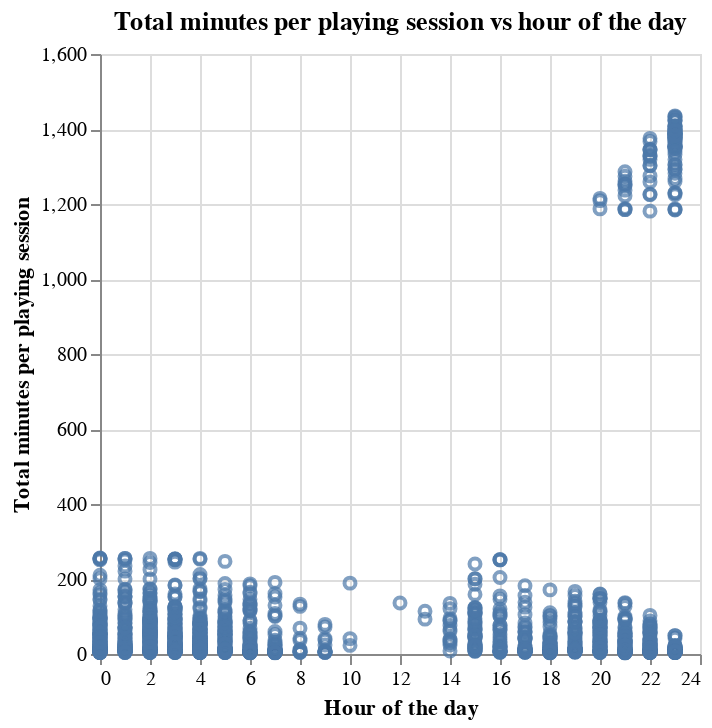

The cell this chart's notebook holds for it:
### Code cell
minutes_played_scatter = alt.Chart(sessions_data).mark_point().encode(
    x=alt.X("start_hour").title("Hour of the day"),
    y=alt.Y("time_played_mins").title("Total minutes per playing session")
).properties(title="Total minutes per playing session vs hour of the day")
minutes_played_scatter

### Figure 1 — Vega specification as saved in the notebook (floating-point values rounded to 4 significant figures; data arrays with more than 128 entries replaced by an {"elided": "..."} marker saying what was removed)
{"$schema": "https://vega.github.io/schema/vega/v5.json", "data": [{"name": "source_0", "values": {"elided": "1533 records"}}, {"name": "source_0_x_domain_start_hour", "values": [{"min": 0, "max": 23}]}, {"name": "source_0_y_domain_time_played_mins", "values": [{"min": 3.0, "max": 1435.0}]}], "marks": [{"type": "symbol", "name": "marks", "from": {"data": "source_0"}, "encode": {"update": {"x": {"field": "start_hour", "scale": "x"}, "y": {"field": "time_played_mins", "scale": "y"}, "fill": {"value": "transparent"}, "stroke": {"value": "#4c78a8"}, "opacity": {"value": 0.7}}}, "style": ["point"]}], "scales": [{"name": "x", "type": "linear", "domain": [{"signal": "(data(\"source_0_x_domain_start_hour\")[0] || {}).min"}, {"signal": "(data(\"source_0_x_domain_start_hour\")[0] || {}).max"}], "range": [0, {"signal": "width"}], "nice": true, "zero": true}, {"name": "y", "type": "linear", "domain": [{"signal": "(data(\"source_0_y_domain_time_played_mins\")[0] || {}).min"}, {"signal": "(data(\"source_0_y_domain_time_played_mins\")[0] || {}).max"}], "range": [{"signal": "height"}, 0], "nice": true, "zero": true}], "axes": [{"scale": "x", "gridScale": "y", "maxExtent": 0, "tickCount": {"signal": "ceil(width/40)"}, "labels": false, "ticks": false, "grid": true, "aria": false, "domain": false, "minExtent": 0, "zindex": 0, "orient": "bottom"}, {"scale": "y", "gridScale": "x", "grid": true, "orient": "left", "aria": false, "domain": false, "tickCount": {"signal": "ceil(height/40)"}, "maxExtent": 0, "ticks": false, "labels": false, "zindex": 0, "minExtent": 0}, {"scale": "x", "zindex": 0, "orient": "bottom", "grid": false, "title": "Hour of the day", "labelFlush": true, "tickCount": {"signal": "ceil(width/40)"}, "labelOverlap": true}, {"scale": "y", "grid": false, "orient": "left", "title": "Total minutes per playing session", "labelOverlap": true, "tickCount": {"signal": "ceil(height/40)"}, "zindex": 0}], "title": {"text": "Total minutes per playing session vs hour of the day", "frame": "group"}, "padding": 5, "background": "white", "width": 300, "style": "cell", "height": 300}
